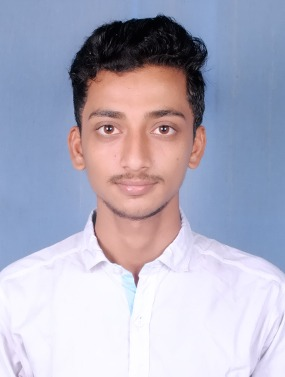
#> input picture my_img/tanmoy.jpeg, 285 x 377 px; its folder holds only this picture in this run
$ python -i facial_landmarks_for_image.py   (imports and definitions only)
#> lines starting #> are read from the running program, lines starting #| are printed output that depends on the picture; after the words box and inside, x2 and y2 are one past the last pixel; in counts of white or black regions, pixels touching at a corner belong together
import cv2
import numpy
from main import *
import os


# image = cv2.imread("souro.jpeg")

def generate(file_path):
#> called with file_path = 'my_img/tanmoy.jpeg'
    file =cv2.imread(f"{file_path}")
#> file is the input picture: shape (377, 285, 3); mean B, G, R 192.7, 174.2, 175.6
    bigger = cv2.resize(file, dsize=(128,128)) #dynamic resize
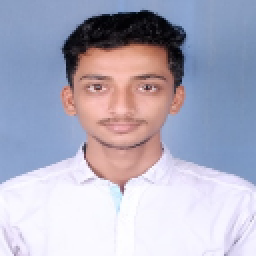
#> bigger: shape (128, 128, 3) (shown 2 times larger); mean B, G, R 192.6, 174.1, 175.5
    gray =cv2.cvtColor(bigger, cv2.COLOR_BGR2GRAY)
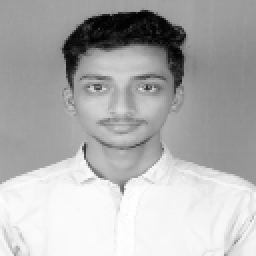
#> gray: shape (128, 128) (shown 2 times larger); min 1, max 255, mean 176.6
    face_cascade = cv2.CascadeClassifier('haarcascade_frontalface_default.xml')


    faces = face_cascade.detectMultiScale(gray, 1.1, 4)
#> faces = [[31, 20, 61, 61]]

    face_len=len(faces)
#> face_len = 1
    if face_len ==0:
        print("No faces",file_path)
        return False
    else:
        for (x, y, w, h) in faces:

            cv2.rectangle(bigger, (x, y), (x+w, y+h), (0, 255, 0), 2)
            print("its a face")
#> this loop made 1 pass
#| its a face
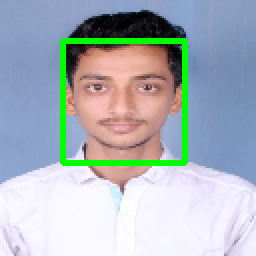
#> bigger: shape (128, 128, 3) (shown 2 times larger); 4.44% of pixels changed, all inside (x1, y1, x2, y2) = (30, 19, 94, 83)
        return True

    # detection(gray)

    cv2.imshow('frame', bigger)
    # # cv2.waitKey(0)


path ="images/"
# [7 lines not run here, left out]

>>> result = generate('my_img/tanmoy.jpeg')
